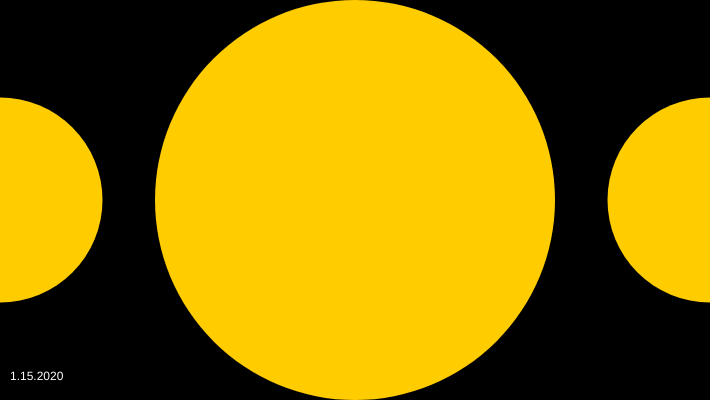
Frame 1 (no input)
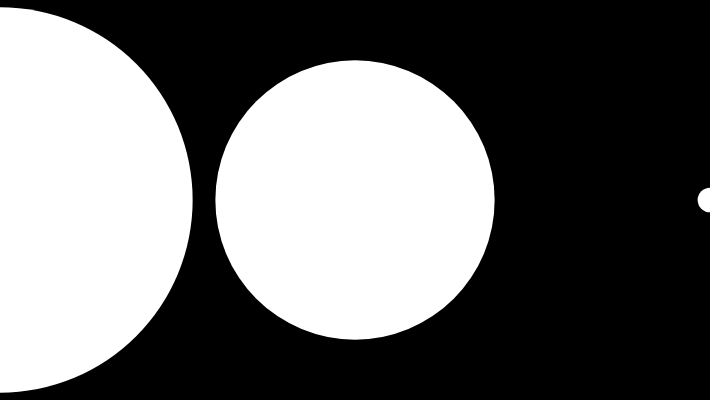
Frame 60 (no input)
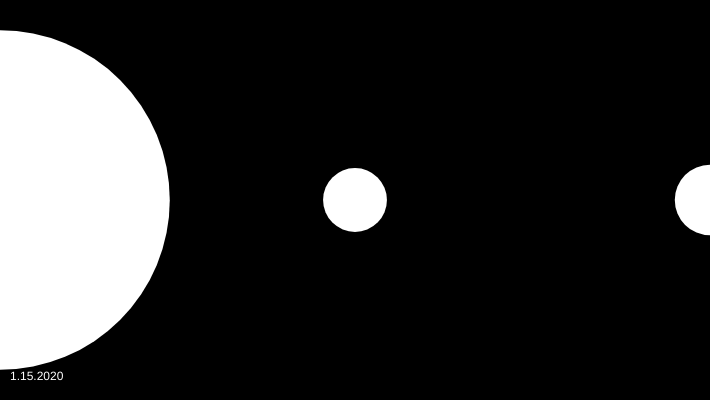
Frame 120 (the mouse pressed at the canvas centre since frame 60)

The p5.js sketch that drew these frames (run headless with seeded random() and noise() and a simulated clock; from frame 60 on, the mouse is pressed at the canvas centre):

// p5.js sketch
// ── sketch.js


let diameter;
let angle = 0;

function setup() {
  createCanvas(710, 400);
  diameter = height - 10;
  noStroke();
  fill(255, 204, 0);
}

function draw() {
  background(0);

  let d1 = 10 + (sin(angle) * diameter) / 2 + diameter / 2;
  let d2 = 10 + (sin(angle + PI / 2) * diameter) / 2 + diameter / 2;
  let d3 = 10 + (sin(angle + PI) * diameter) / 2 + diameter / 2;

  ellipse(0, height / 2, d1, d1);
  ellipse(width / 2, height / 2, d2, d2);
  ellipse(width, height / 2, d3, d3);

  angle += 0.02;

    fill(255);
  text("1.15.2020", 10, height - 20);
}
